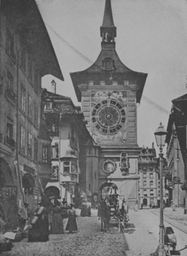
#> input picture img/PoucoContraste.png, 187 x 256 px, shrunk from 279 x 381 before the run
$ jupyter execute --allow-errors image_processing.ipynb
#> lines starting #> are read from the running program, lines starting #| are printed output that depends on the picture
[cell 1]
import cv2 as cv
import sys
import numpy as np
import matplotlib.pyplot as plt

from scipy import signal

## Changing Brightness and Contrast

The function `adjust_brightness_contrast` changes the brightness and/or contrast of a color or black and white image with values between [0,1]:

[cell 2]
def adjust_brightness_contrast(img, beta=0, alpha=1):
    """
    Adjusts the brightness and/or contrast of a color or black and white image.

    Args:
        img (numpy.ndarray): The input image to be adjusted.
        beta (float): The brightness adjustment factor, should be in the range [-1, 1].
                      Default value is 0, which means no change.
        alpha (float): The contrast adjustment factor, should be in the range [0, 1].
                       Default value is 1, which means no change.

    Returns:
        numpy.ndarray: The adjusted image with the same dimensions as the input image.
    """

    # Ensure the beta and alpha values are within their respective ranges
    assert (beta >= -1) and (beta <= 1), "Beta should be in the range [-1, 1]"
    assert (alpha >= 0) and (alpha <= 1), "Alpha should be in the range [0, 1]"

    # Create a copy of the original image to avoid modifying it directly
    new_img = img.copy()

    # Loop through each color channel (assuming the image is in RGB format)
    for channel in range(img.shape[2]):
        # Calculate the mean of the current channel
        c_mean = new_img[:, :, channel].mean()
        # Adjust the brightness and contrast for the current channel
        new_img[:, :, channel] = alpha * ((new_img[:, :, channel] + beta) - c_mean) + c_mean

    # Ensure that the adjusted pixel values are within the valid range [0, 1]
    return np.clip(new_img, 0,1)

#> (a cell that did not finish here is left out)

## Histogram

We start by analyzing the brightness. The OpenCV function only accepts images in the range [0, 255], so we need to make a small adjustment to perform the correct comparison:

[cell 4]
import cv2 as cv
import matplotlib.pyplot as plt

# Read the image
img = cv.imread('img/Poucocontrast.png')

# Define brightness adjustment values and number of bins for histogram
brightness = [-0.3, -0.2, 0.1, 0.5]
bins = 15

fig, ax = plt.subplots(ncols=len(brightness), figsize=(6 * len(brightness), 5))

# Loop through each brightness adjustment value
#> (the rest of this cell did not finish here and is left out)

[cell 5]
import cv2 as cv
import matplotlib.pyplot as plt

# Read the image
torre = cv.imread('img/PoucoContraste.png')
#> torre is the input picture: shape (256, 187, 3); min 49, max 187, mean 118.8

# Define contrast adjustment values and number of bins for histogram
contrast = [0.1, 0.25, 0.5, 0.9]
bins = 15

# Create subplots for each contrast adjustment
fig, ax = plt.subplots(ncols=len(contrast), figsize=(6 * len(contrast), 5))

# Loop through each contrast adjustment value
for count, contrast in enumerate(contrast):
    # Adjust the contrast of the image using the custom function
    img_t = adjust_brightness_contrast(torre / 255, alpha=contrast)
    # Adjust the contrast of the image using OpenCV
    img_cv = cv.convertScaleAbs(torre, alpha=contrast)

    # Plot the histogram of the original image
    ax[count].hist(torre.flatten(), histtype='step', label='Original', bins=bins)
    # Plot the histogram of the image adjusted by the custom function
    ax[count].hist((img_t * 255).flatten(), histtype='step', label='(1)', bins=bins)
    # Plot the histogram of the image adjusted by OpenCV
    ax[count].hist(img_cv.flatten(), histtype='stepfilled', label='OpenCV', bins=bins)

    ax[count].legend()
    ax[count].set_title(f'contrast = {contrast}')
#> this loop made 4 passes
#> pass 1, `img_t = adjust_brightness_contrast(torre / 255, alpha=contrast)`:
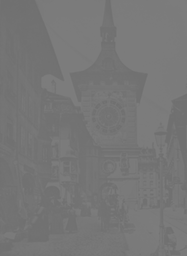
#> img_t: shape (256, 187, 3) float64; min 0.439, max 0.493, mean 0.466
#> pass 1, `img_cv = cv.convertScaleAbs(torre, alpha=contrast)`:
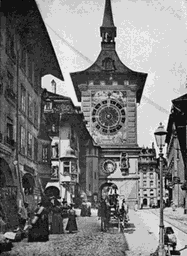
#> img_cv: shape (256, 187, 3); min 5, max 19, mean 11.88; drawn with min black and max white
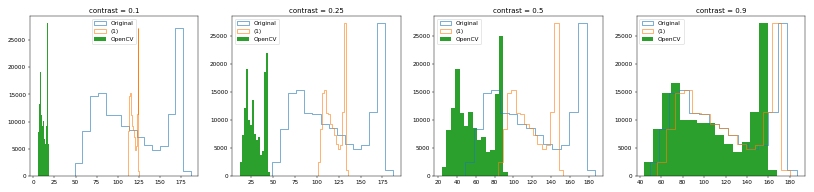
#> figure drawn by matplotlib, 4 panels

Clearly, the functions do not implement the same methodology. The major divergence in contrast adjustment is due to the fact that OpenCV does not perform the mean adjustment implemented in function (1), as described in the [documentation](https://docs.opencv.org/4.x/d2/de8/group__core__array.html#ga3460e9c9f37b563ab9dd550c4d8c4e7d:~:text=void%20cv%3A%3A-,convertScaleAbs).

## Image Filters

First, we implement a simple convolution filter

[cell 6]
# [34 lines left out: function conv_filter, not called in this run]

To test it, we can apply various convolution filters: constant, horizontal and vertical derivatives, Sobel horizontal and vertical, and Gaussian.

#> (a cell that did not finish here is left out)

### Dimensionality Reduction

We want to reduce both dimensions by half.  Without smoothing, we can simply crop rows and columns in steps of 2. With smoothing, we can simply apply the GaussianBlur function from OpenCV before cropping the rows and columns:

[cell 8]
torre = torre[:,:,0]
#> torre: shape (256, 187)

def reduz_img(img):
    return img[::2,::2]

torre_metade = reduz_img(torre)
torre_suave = reduz_img(cv.GaussianBlur(torre, (5, 5), 0))
#> in reduz_img (call 2), `return img[::2,::2]`:
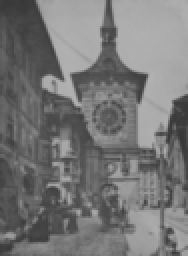
#> returned value: shape (128, 94) (shown 2 times larger); min 57, max 178, mean 118.8

fig, ax = plt.subplots(ncols=3, figsize=(10,10))

ax[0].imshow(torre, cmap='grey')
ax[1].imshow(torre_metade, cmap='grey')
ax[2].imshow(torre_suave, cmap='grey')

ax[0].set_title(f'Zytglogge {torre.shape}')
ax[1].set_title(f'Zytglogge {torre_metade.shape}')
ax[2].set_title(f'Zytglogge (Suavizada) {torre_suave.shape}')

## Kuwahara Filter

We start by adding Gaussian noise to the image:

[cell 9]
def add_gauss_noise(img, mean=0, sigma=50):
    noise =  np.random.normal(mean, sigma, img.shape)
    img_noise =  img +noise
    return np.clip(img_noise, 0, 255).astype(np.uint8), noise

fig, ax = plt.subplots(ncols=3, nrows=3, figsize=(10,10))

for row, sigma in enumerate([10, 50, 100]):

    img_with_noise, ruido = add_gauss_noise(torre, sigma=sigma)

    ax[row, 0].imshow(torre, cmap='grey')
    ax[row, 1].imshow(ruido, cmap='grey')
    ax[row, 2].imshow(img_with_noise, cmap='grey')

    ax[row, 0].set_title(f'Image')
    ax[row, 1].set_title(f'Noise N(0,{sigma})')
    ax[row, 2].set_title(f'Image with Noise N(0,{sigma})')
#> this loop made 3 passes
#> pass 1, `img_with_noise, ruido = add_gauss_noise(torre, sigma=sigma)`:
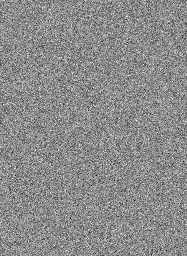
#> ruido: shape (256, 187) float64; min -46.6, max 38.32, mean 0; drawn with min black and max white
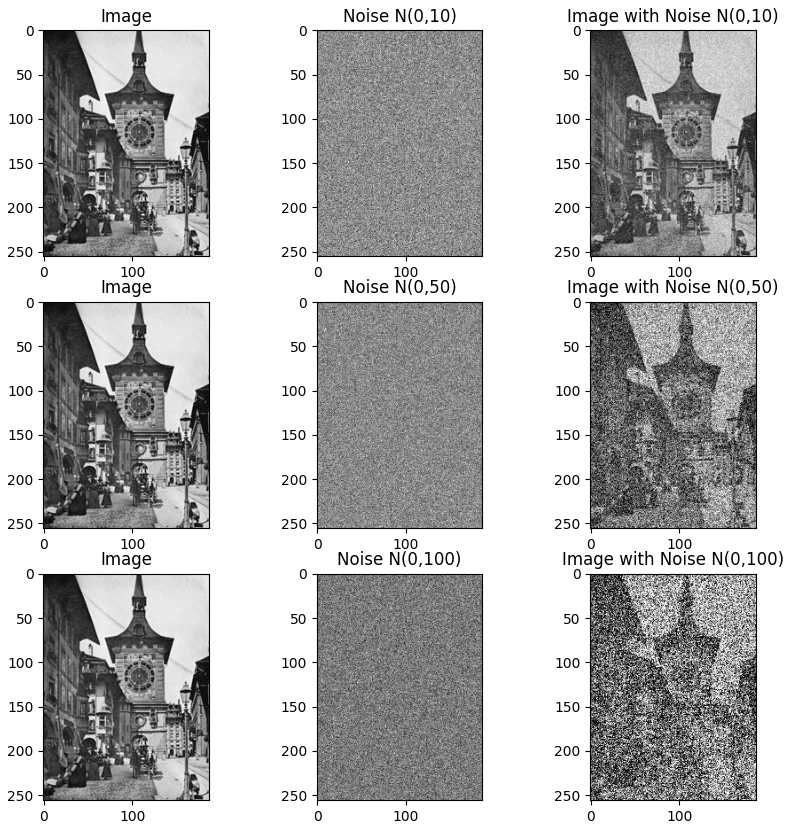
#> figure drawn by matplotlib, 9 panels

Next, we implement Kuwahara filter:

[cell 10]
def kuwahara_filter(image, ksize=5):

    pad_size = ksize // 2
    padded_img = cv.copyMakeBorder(image, pad_size, pad_size, pad_size, pad_size, cv.BORDER_REFLECT)

    rows, cols = image.shape[:2]

    output = np.zeros_like(image)

    for y in range(rows):
        for x in range(cols):

            region1 = padded_img[y:y + ksize, x:x + ksize]
            region2 = padded_img[y:y + ksize, x:x + ksize + pad_size * 2]
            region3 = padded_img[y:y + ksize + pad_size * 2, x:x + ksize]
            region4 = padded_img[y:y + ksize + pad_size * 2, x:x + ksize + pad_size * 2]

            var1 = np.var(region1)
            var2 = np.var(region2)
            var3 = np.var(region3)
            var4 = np.var(region4)

            mean1 = np.mean(region1)
            mean2 = np.mean(region2)
            mean3 = np.mean(region3)
            mean4 = np.mean(region4)

            min_var_index = np.argmin([var1, var2, var3, var4])
            means = [mean1, mean2, mean3, mean4]
            output[y, x] = means[min_var_index]

    return output

[cell 11]
img_without_noise = cv.imread('img/PoucoContraste.png')

img_with_noise, _ = add_gauss_noise(img_without_noise, sigma=50)
#> call 4 of add_gauss_noise, with mean = 0, sigma = 50
#> in add_gauss_noise (call 4), `img_noise =  img +noise`:
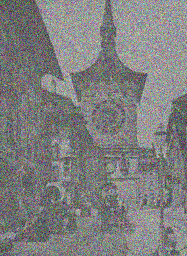
#> img_noise: shape (256, 187, 3) float64; mean B, G, R 118.7, 118.8, 118.7; drawn with min black and max white
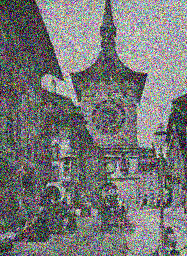
#> img_with_noise: shape (256, 187, 3); mean B, G, R 118.6, 118.7, 118.6

fig, ax = plt.subplots(ncols=2, nrows=2, figsize=(10,10))

ax[0, 0].imshow(img_without_noise, cmap='grey')
ax[0, 1].imshow(kuwahara_filter(img_without_noise,5), cmap='grey')
#> after the loop in kuwahara_filter, `for y in range(rows):`:
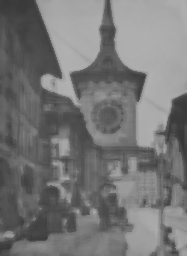
#> output: shape (256, 187, 3); min 56, max 177, mean 118.3
ax[0, 0].set_title(f'Original')
ax[0, 1].set_title(f'Kuwahara')

ax[1, 0].imshow(img_with_noise, cmap='grey')
ax[1, 1].imshow(kuwahara_filter(img_with_noise,5), cmap='grey')
#> call 2 of kuwahara_filter, with ksize = 5
#> in kuwahara_filter (call 2), `padded_img = cv.copyMakeBorder(image, pad_size, pad_size, pad_size, pa..`:
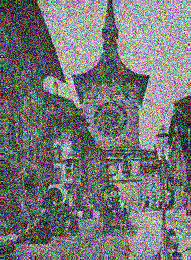
#> padded_img: shape (260, 191, 3); mean B, G, R 118.4, 118.4, 118.4
ax[1, 0].set_title(f'Original with noise')
ax[1, 1].set_title(f'Kuwahara')
#> figure, not shown here; B, G, R data is drawn as R, G, B
